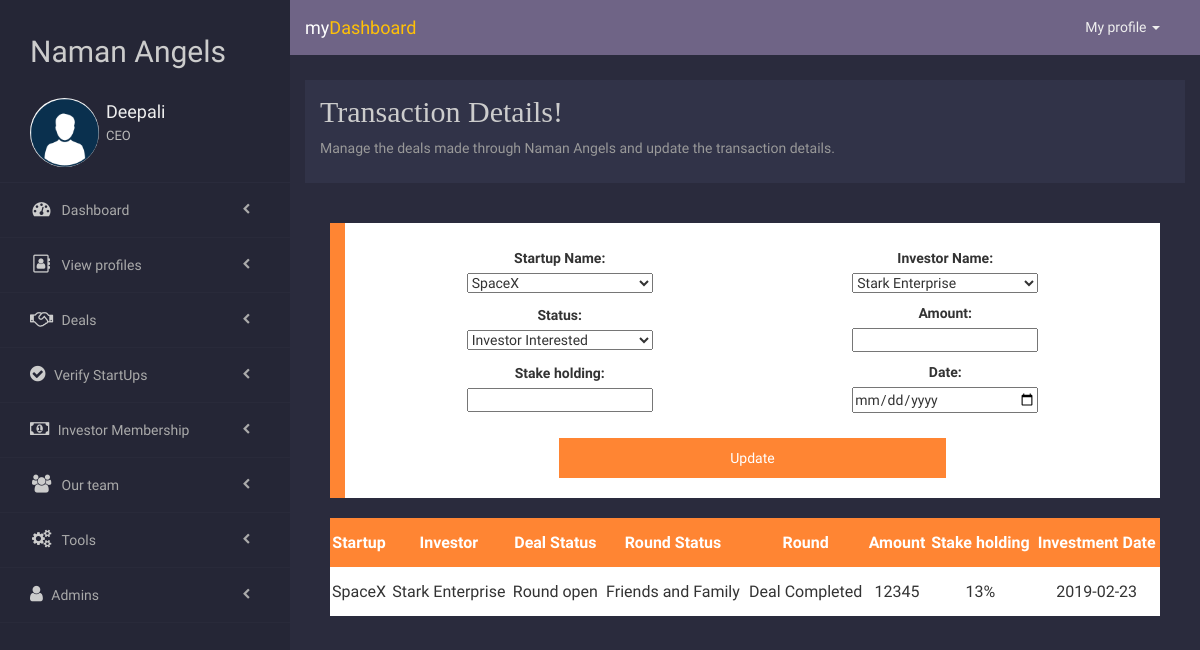
The page /admin/transaction.php (signed in) on the database as committed earlier.
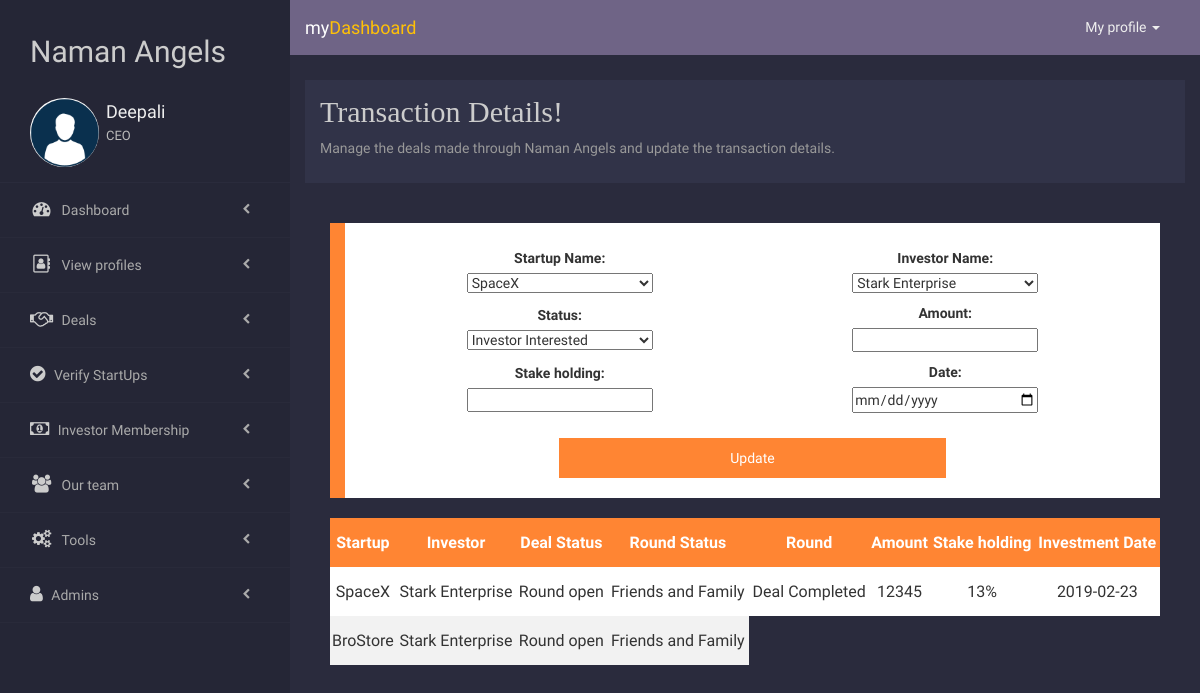
The same page on the database as committed later.
### tables this page shows
CREATE TABLE `requests` (
  `ReqID` int(10) NOT NULL,
  `Inv_ID` varchar(20) NOT NULL,
  `St_ID` varchar(20) NOT NULL,
  `Deal` binary(1) NOT NULL DEFAULT '\0',
  `Round` varchar(30) NOT NULL,
  `Amount` int(50) NOT NULL,
  `Date` varchar(30) NOT NULL,
  `Stakehold` int(10) NOT NULL
);

CREATE TABLE `st_details` (
  `StpID` varchar(20) NOT NULL,
  `Stname` varchar(200) NOT NULL,
  `Ffname` varchar(200) NOT NULL,
  `Sfname` varchar(200) NOT NULL,
  `Email` varchar(200) NOT NULL,
  `Phone` varchar(200) NOT NULL,
  `Type` varchar(200) NOT NULL,
  `Address` varchar(200) NOT NULL,
  `City` varchar(200) NOT NULL,
  `State` varchar(200) NOT NULL,
  `Country` varchar(200) NOT NULL,
  `Website` varchar(200) NOT NULL,
  `Investment` varchar(200) NOT NULL
);

CREATE TABLE `inv_details` (
  `InvID` varchar(20) NOT NULL,
  `CName` varchar(200) DEFAULT NULL,
  `FName` varchar(200) NOT NULL,
  `LName` varchar(200) NOT NULL,
  `Email` varchar(200) NOT NULL,
  `Phone` varchar(200) NOT NULL,
  `Website` varchar(200) DEFAULT NULL,
  `City` varchar(200) NOT NULL,
  `State` varchar(200) NOT NULL,
  `Country` varchar(200) NOT NULL,
  `AvgInvestment` varchar(200) NOT NULL,
  `Type` varchar(50) NOT NULL
);

### admin/transaction.php (the view, shortened to what the changed rows need)
<?php
    require "../server.php";
?>
<html>
    <head>
        <link rel="stylesheet" href="css/transaction.css">
    </head>
    <body>
        <?php require "sidebar.php" ?>
        <div class="cont">
            <div class="welcome">
            <div class="container-fluid">
            <div class="row">
                <div class="col-md-12">
                <div class="content">
                    <h2>Transaction Details!</h2>
                </div>
                </div>
            </div>
            </div>
        </div>
            <div class="tab">
                <center>
                <table>
                    <tr>
                        <th>Startup</th>
                        <th>Investor</th>
                        <th>Deal Status</th>
                        <th>Round Status</th>
                        <th>Round</th>
                        <th>Amount</th>
                        <th>Stake holding</th>
                        <th>Investment Date</th>
                    </tr>
                    <?php
                    $qu = "SELECT * FROM requests";
                    $results = mysqli_query($db, $qu);
                    while($row = mysqli_fetch_assoc($results))
                    {
                        $deal = $row['Deal'];
                        $stpid = $row['St_ID'];
                        $invid = $row['Inv_ID'];
                        $r=$row['Round'];
                        $qu1= "SELECT * FROM st_details WHERE StpID = '$stpid'";
                        $res1 = mysqli_query($db, $qu1);
                        $row1 = mysqli_fetch_assoc($res1);
                        $qu2= "SELECT * FROM inv_details WHERE InvID = '$invid'";
                        $res2 = mysqli_query($db, $qu2);
                        $row2 = mysqli_fetch_assoc($res2);
                        $q = "SELECT * FROM round_history WHERE StpID='$stpid' AND Round='$r'";
                        $res3 = mysqli_query($db, $q);
                        $row3 = mysqli_fetch_assoc($res3);
                        echo '<tr>
                        <td>'.$row1['Stname'].'</td>
                        <td>'.$row2['CName'].'</td>'
                        ;
                        if(mysqli_num_rows($res3) == 1){
                            echo '<td>Round closed</td>
                            <td>'.$row3['Round'].'</td>';
                        }
                        else{
                            echo '<td>Round open</td>
                            <td>'.$row['Round'].'</td>';
                        }
                        if($deal == 1){
                            echo '<td>Deal Completed</td>';
                            echo '<td>'.$row['Amount'].'</td>';
                            echo '<td>'.$row['Stakehold'].'%</td>';
                            echo '<td>'.$row['Date'].'</td>';
                        }
                        echo '</tr>'
                        ;
                    }
                    ?>
                </table>
                </center>
            </div>
        </div>
    </body>
</html>

Rows that differ between the two databases and show on the page:
added requests: st_details.Stname "BroStore", inv_details.CName "Stark Enterprise", Round "Friends and Family"
